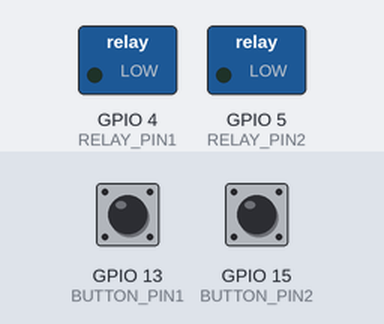
Recording of a sketch running on a simulated ESP8266 (NodeMCU). On the bench: switched loads named in the sketch (green lamp = pin HIGH). Dashed ring = blinking. The test bench sets the inputs (shaded band); at power-on: GPIO 13 (BUTTON_PIN1) HIGH, GPIO 15 (BUTTON_PIN2) HIGH. WiFi joins after 1.5 s; servers stay silent unless stated; no MQTT or app messages arrive unless stated; what the sketch prints to the serial monitor is not drawn.

Above: at 4.3 s.
4.4 s: GPIO 13 (BUTTON_PIN1) pulsed LOW 5 times (0.12 s each, 0.3 s apart)
At 4.92 s:
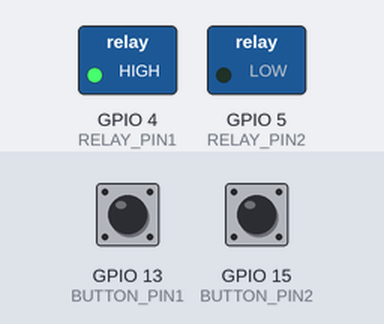
7.4 s: GPIO 15 (BUTTON_PIN2) pulsed LOW 2 times (0.12 s each, 0.3 s apart)
At 8.8 s:
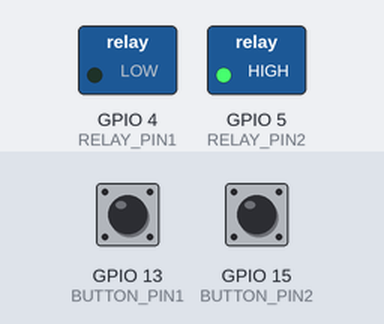
Timing chart, 0 to 10.4 s (numbered marks = the images above; inputs shaded):
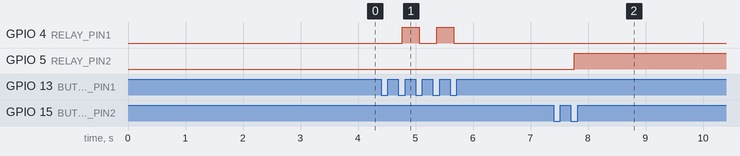

The sketch:

emcu-MQTT-2ch_relay-button-withlongholdalloff-home_assistant.ino
```cpp
/*
   Based again on samuel mertenats original code
   This has been adapted to allow a 2 channel relay to be controlled by both home assistant and two buttons on the wall.

   The idea here is to recreate a light switch on the wall that can also be controlled by Home-Assistant

   https://home-assistant.io/components/switch.mqtt/

   Libraries :
    - ESP8266 core for Arduino : https://github.com/esp8266/Arduino
    - PubSubClient : https://github.com/knolleary/pubsubclient
    - OneButton : https://github.com/mathertel/OneButton

   Sources :
    - File > Examples > ES8266WiFi > WiFiClient
    - File > Examples > PubSubClient > mqtt_auth
    - File > Examples > PubSubClient > mqtt_esp8266
    - OneButton : http://www.mathertel.de/Arduino/OneButtonLibrary.aspx

   Schematic :
    - https://github.com/mertenats/open-home-automation/blob/master/ha_mqtt_switch/Schematic.png

    Configuration (HA) :
 switch:
   platform: mqtt
   name: 'Office Switch'
   state_topic: 'changeme/1/status'
   command_topic: 'changeme/1/set'
   retain: true
   optimistic: false

 sensor:
   - platform: mqtt
     state_topic: 'changeme/allonoff/switch'
     name: allonoff

 script:
   loungeon:
     alias: Lounge on
     sequence:
       - service: homeassistant.turn_on
         data:
           entity_id: scene.loungeon
       - service: mqtt.publish
         data:
           payload: waiting
           topic: loungelight/allonoff/switch
           qos: 0
           retain: true
   loungeoff:
     alias: Lounge off
     sequence:
       - service: homeassistant.turn_on
         data:
           entity_id: scene.loungeoff
       - service: mqtt.publish
         data:
           payload: waiting
           topic: loungelight/allonoff/switch
           qos: 0
           retain: true

 automation
   - alias: all on
     trigger:
       platform: state
       entity_id: sensor.allonoff
       to: "ON"
     action:
       service: homeassistant.turn_on
       entity_id: script.loungeon
   - alias: all off
     trigger:
       platform: state
       entity_id: sensor.allonoff
       to: "OFF"
     action:
       service: homeassistant.turn_on
       entity_id: script.loungeoff


   Samuel M. - v1.1 - 08.2016
   If you like this example, please add a star! Thank you!
   https://github.com/mertenats/open-home-automation
*/

#include <ESP8266WiFi.h>
#include <PubSubClient.h>
#include <OneButton.h>

#define MQTT_VERSION MQTT_VERSION_3_1_1

// Wifi: SSID and password
const char* WIFI_SSID = "changeme";
const char* WIFI_PASSWORD = "changeme";

// MQTT: ID, server IP, port, username and password
const PROGMEM char* MQTT_CLIENT_ID = "changeme";
const PROGMEM char* MQTT_SERVER_IP = "changeme";
const PROGMEM uint16_t MQTT_SERVER_PORT = 1883;
const PROGMEM char* MQTT_USER = "changeme";
const PROGMEM char* MQTT_PASSWORD = "changeme";

// MQTT: topics
const PROGMEM char* MQTT_SWITCH_STATUS_TOPIC1 = "changeme/1/status";
const PROGMEM char* MQTT_SWITCH_COMMAND_TOPIC1 = "changeme/1/switch";
const PROGMEM char* MQTT_SWITCH_STATUS_TOPIC2 = "changeme/2/status";
const PROGMEM char* MQTT_SWITCH_COMMAND_TOPIC2 = "changeme/2/switch";
const PROGMEM char* MQTT_ALL_ONOFF_TOPIC = "changeme/allonoff/switch";
// default payload
const PROGMEM char* SWITCH_ON = "ON";
const PROGMEM char* SWITCH_OFF = "OFF";

// store the state of the switch
boolean m_switch_state1 = false;
boolean m_switch_state2 = false;
// D1/GPIO5
const PROGMEM uint8_t BUTTON_PIN1 = 13;
const PROGMEM uint8_t BUTTON_PIN2 = 15;
const PROGMEM uint8_t RELAY_PIN1= 4;
const PROGMEM uint8_t RELAY_PIN2= 5;


WiFiClient wifiClient;
PubSubClient client(wifiClient);
OneButton button1(BUTTON_PIN1, false); // false : active HIGH
OneButton button2(BUTTON_PIN2, false);


// function called on button1 press
// toggle the state of the switch
void click1() {
  if (m_switch_state1) {
    m_switch_state1 = false;
  } else {
    m_switch_state1 = true;
  }
  publishSwitchState1();
  setSwitchState1();
  Serial.println("Button 1 press");
}
// function called on button press
// toggle the state of the switch
void click2() {
  if (m_switch_state2) {
    m_switch_state2 = false;
  } else {
    m_switch_state2 = true;
  }
  publishSwitchState2();
  setSwitchState2();
  Serial.println("Button 2 press");
}

// This function will be called once, when the button1 is released after beeing pressed for a long time.
void longPressStop1() {
  client.publish(MQTT_ALL_ONOFF_TOPIC, SWITCH_ON, true);
  Serial.println("Button 1 long press");

} // longPressStop1

// This function will be called once, when the button1 is released after beeing pressed for a long time.
void longPressStop2() {
  client.publish(MQTT_ALL_ONOFF_TOPIC, SWITCH_OFF, true);
  Serial.println("Button 2 long press");
} // longPressStop2


// function called to publish the state of the switch (on/off)
void publishSwitchState1() {
  if (m_switch_state1) {
    client.publish(MQTT_SWITCH_STATUS_TOPIC1, SWITCH_ON, true);
  } else {
    client.publish(MQTT_SWITCH_STATUS_TOPIC1, SWITCH_OFF, true);
  }
}

// function called to publish the state of the switch (on/off)
void publishSwitchState2() {
  if (m_switch_state2) {
    client.publish(MQTT_SWITCH_STATUS_TOPIC2, SWITCH_ON, true);
  } else {
    client.publish(MQTT_SWITCH_STATUS_TOPIC2, SWITCH_OFF, true);
  }
}

// function called to turn on/off the relay
void setSwitchState1() {
  if (m_switch_state1) {
    digitalWrite(RELAY_PIN1, HIGH);
    Serial.println("INFO: Turn relay1 on...");
  } else {
    digitalWrite(RELAY_PIN1, LOW);
    Serial.println("INFO: Turn relay1 off...");
  }
}

// function called to turn on/off the relay
void setSwitchState2() {
  if (m_switch_state2) {
    digitalWrite(RELAY_PIN2, HIGH);
    Serial.println("INFO: Turn relay2 on...");
  } else {
    digitalWrite(RELAY_PIN2, LOW);
    Serial.println("INFO: Turn relay2 off...");
  }
}

// function called when a MQTT message arrived
void callback(char* p_topic, byte* p_payload, unsigned int p_length) {
  // concat the payload into a string
  String payload;
  for (uint8_t i = 0; i < p_length; i++) {
    payload.concat((char)p_payload[i]);
  }
  // handle message topic
  if (String(MQTT_SWITCH_COMMAND_TOPIC1).equals(p_topic)) {
    // test if the payload is equal to "ON" or "OFF"
    if (payload.equals(String(SWITCH_ON))) {
      if (m_switch_state1 != true) {
        m_switch_state1 = true;
        publishSwitchState1();
        setSwitchState1();
      }
    } else if (payload.equals(String(SWITCH_OFF))) {
      if (m_switch_state1 != false) {
        m_switch_state1 = false;
        publishSwitchState1();
        setSwitchState1();

      }
    }
  }
  // handle message topic
  if (String(MQTT_SWITCH_COMMAND_TOPIC2).equals(p_topic)) {
    // test if the payload is equal to "ON" or "OFF"
    if (payload.equals(String(SWITCH_ON))) {
      if (m_switch_state2 != true) {
        m_switch_state2 = true;
        publishSwitchState2();
        setSwitchState2();
      }
    } else if (payload.equals(String(SWITCH_OFF))) {
      if (m_switch_state2 != false) {
        m_switch_state2 = false;
        publishSwitchState2();
        setSwitchState2();

      }
    }
  }
}

void reconnect() {
  // Loop until we're reconnected
  while (!client.connected()) {
    Serial.print("INFO: Attempting MQTT connection...");
    // Attempt to connect
    if (client.connect(MQTT_CLIENT_ID, MQTT_USER, MQTT_PASSWORD)) {
      Serial.println("INFO: connected");

      // Once connected, publish an announcement...
      // publish the initial values
      publishSwitchState1();
      publishSwitchState2();
      // ... and resubscribe
      client.subscribe(MQTT_SWITCH_COMMAND_TOPIC1);
      client.subscribe(MQTT_SWITCH_COMMAND_TOPIC2);

    } else {
      Serial.print("ERROR: failed, rc=");
      Serial.print(client.state());
      Serial.println("DEBUG: try again in 5 seconds");
      // Wait 5 seconds before retrying
      delay(5000);
    }
  }
}

void setup() {
  // init the serial
  Serial.begin(115200);

  // link the click function to be called on a single click event.
  button1.attachClick(click1);
  button2.attachClick(click2);
  button1.attachLongPressStop(longPressStop1);
  button2.attachLongPressStop(longPressStop2);

  // init the led
  pinMode(RELAY_PIN1, OUTPUT);
  analogWriteRange(255);
  setSwitchState1();
  // init the led
  pinMode(RELAY_PIN2, OUTPUT);
  analogWriteRange(255);
  setSwitchState2();


  // init the WiFi connection
  Serial.println();
  Serial.println();
  Serial.print("INFO: Connecting to ");
  WiFi.mode(WIFI_STA);
  Serial.println(WIFI_SSID);
  WiFi.begin(WIFI_SSID, WIFI_PASSWORD);

  while (WiFi.status() != WL_CONNECTED) {
    delay(500);
    Serial.print(".");
  }

  Serial.println("");
  Serial.println("INFO: WiFi connected");
  Serial.println("INFO: IP address: ");
  Serial.println(WiFi.localIP());

  // init the MQTT connection
  client.setServer(MQTT_SERVER_IP, MQTT_SERVER_PORT);
  client.setCallback(callback);
}

void loop() {
  // keep watching the push button:
  button1.tick();
  button2.tick();
  delay(10);

  if (!client.connected()) {
    reconnect();
  }
  client.loop();
}
```

Measured:
- after the input at 4.4 s, GPIO 4 (RELAY_PIN1): alternates HIGH for 0.30 s and LOW for 0.30 s, 4 changes in all, then stays LOW, starting after 0.37 s
- after the input at 7.4 s, GPIO 5 (RELAY_PIN2): LOW → HIGH after 0.36 s
